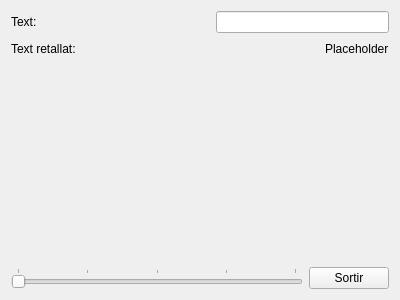
<?xml version="1.0" encoding="UTF-8"?>
<ui version="4.0">
 <class>MyForm</class>
 <widget class="QWidget" name="MyForm">
  <property name="geometry">
   <rect>
    <x>0</x>
    <y>0</y>
    <width>400</width>
    <height>300</height>
   </rect>
  </property>
  <property name="windowTitle">
   <string>Form</string>
  </property>
  <layout class="QVBoxLayout" name="verticalLayout">
   <item>
    <layout class="QHBoxLayout" name="horizontalLayout_2">
     <item>
      <widget class="QLabel" name="label">
       <property name="text">
        <string>Text:</string>
       </property>
      </widget>
     </item>
     <item>
      <spacer name="horizontalSpacer">
       <property name="orientation">
        <enum>Qt::Horizontal</enum>
       </property>
       <property name="sizeHint" stdset="0">
        <size>
         <width>40</width>
         <height>20</height>
        </size>
       </property>
      </spacer>
     </item>
     <item>
      <widget class="QLineEdit" name="lineEdit"/>
     </item>
    </layout>
   </item>
   <item>
    <layout class="QHBoxLayout" name="horizontalLayout_3">
     <item>
      <widget class="QLabel" name="label_2">
       <property name="text">
        <string>Text retallat:</string>
       </property>
      </widget>
     </item>
     <item>
      <spacer name="horizontalSpacer_2">
       <property name="orientation">
        <enum>Qt::Horizontal</enum>
       </property>
       <property name="sizeHint" stdset="0">
        <size>
         <width>40</width>
         <height>20</height>
        </size>
       </property>
      </spacer>
     </item>
     <item>
      <widget class="MyLabel" name="label_3">
       <property name="text">
        <string>Placeholder</string>
       </property>
      </widget>
     </item>
    </layout>
   </item>
   <item>
    <spacer name="verticalSpacer">
     <property name="orientation">
      <enum>Qt::Vertical</enum>
     </property>
     <property name="sizeHint" stdset="0">
      <size>
       <width>20</width>
       <height>177</height>
      </size>
     </property>
    </spacer>
   </item>
   <item>
    <layout class="QHBoxLayout" name="horizontalLayout">
     <item>
      <widget class="QSlider" name="horizontalSlider">
       <property name="maximum">
        <number>20</number>
       </property>
       <property name="orientation">
        <enum>Qt::Horizontal</enum>
       </property>
       <property name="tickPosition">
        <enum>QSlider::TicksAbove</enum>
       </property>
       <property name="tickInterval">
        <number>5</number>
       </property>
      </widget>
     </item>
     <item>
      <widget class="QPushButton" name="pushButton">
       <property name="text">
        <string>Sortir</string>
       </property>
      </widget>
     </item>
    </layout>
   </item>
  </layout>
 </widget>
 <customwidgets>
  <customwidget>
   <class>MyLabel</class>
   <extends>QLabel</extends>
   <header location="global">MyLabel.h</header>
   <slots>
    <slot>retalla(int)</slot>
   </slots>
  </customwidget>
 </customwidgets>
 <resources/>
 <connections>
  <connection>
   <sender>lineEdit</sender>
   <signal>textEdited(QString)</signal>
   <receiver>label_3</receiver>
   <slot>setText(QString)</slot>
   <hints>
    <hint type="sourcelabel">
     <x>240</x>
     <y>27</y>
    </hint>
    <hint type="destinationlabel">
     <x>326</x>
     <y>59</y>
    </hint>
   </hints>
  </connection>
  <connection>
   <sender>pushButton</sender>
   <signal>clicked()</signal>
   <receiver>MyForm</receiver>
   <slot>close()</slot>
   <hints>
    <hint type="sourcelabel">
     <x>318</x>
     <y>264</y>
    </hint>
    <hint type="destinationlabel">
     <x>326</x>
     <y>166</y>
    </hint>
   </hints>
  </connection>
  <connection>
   <sender>horizontalSlider</sender>
   <signal>valueChanged(int)</signal>
   <receiver>label_3</receiver>
   <slot>retalla(int)</slot>
   <hints>
    <hint type="sourcelabel">
     <x>108</x>
     <y>278</y>
    </hint>
    <hint type="destinationlabel">
     <x>348</x>
     <y>63</y>
    </hint>
   </hints>
  </connection>
 </connections>
</ui>
